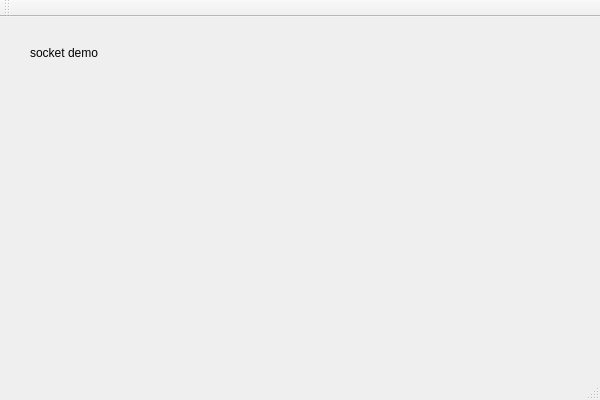
<?xml version="1.0" encoding="UTF-8"?>
<ui version="4.0">
 <class>DemoSocketClass</class>
 <widget class="QMainWindow" name="DemoSocketClass">
  <property name="geometry">
   <rect>
    <x>0</x>
    <y>0</y>
    <width>600</width>
    <height>400</height>
   </rect>
  </property>
  <property name="windowTitle">
   <string>DemoSocket</string>
  </property>
  <widget class="QWidget" name="centralWidget">
   <widget class="QLabel" name="label">
    <property name="geometry">
     <rect>
      <x>30</x>
      <y>20</y>
      <width>81</width>
      <height>31</height>
     </rect>
    </property>
    <property name="text">
     <string>socket demo</string>
    </property>
   </widget>
  </widget>
  <widget class="QMenuBar" name="menuBar">
   <property name="geometry">
    <rect>
     <x>0</x>
     <y>0</y>
     <width>600</width>
     <height>23</height>
    </rect>
   </property>
  </widget>
  <widget class="QToolBar" name="mainToolBar">
   <attribute name="toolBarArea">
    <enum>TopToolBarArea</enum>
   </attribute>
   <attribute name="toolBarBreak">
    <bool>false</bool>
   </attribute>
  </widget>
  <widget class="QStatusBar" name="statusBar"/>
 </widget>
 <layoutdefault spacing="6" margin="11"/>
 <resources>
  <include location="DemoSocket.qrc"/>
 </resources>
 <connections/>
</ui>
